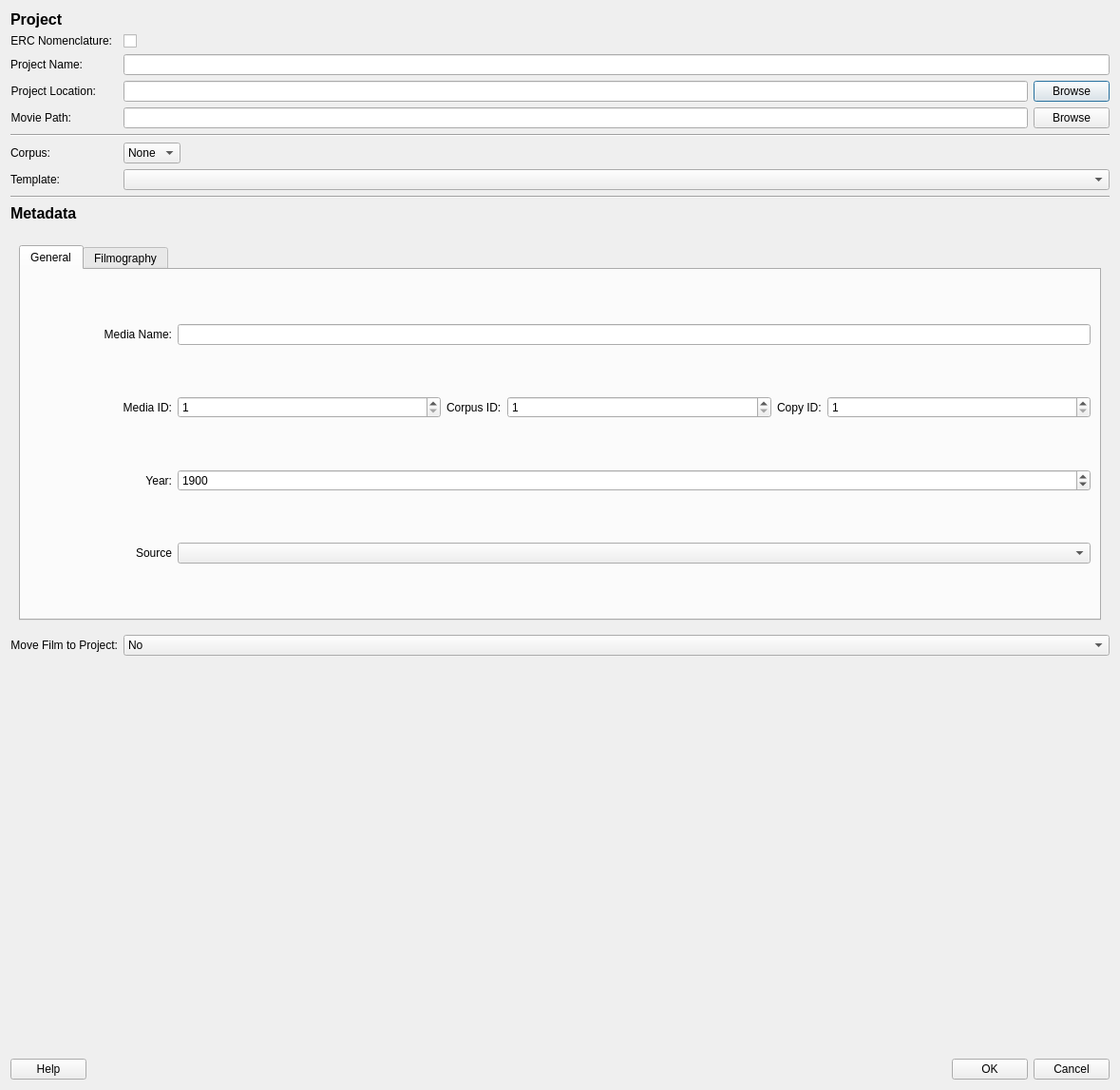
<?xml version="1.0" encoding="UTF-8"?>
<ui version="4.0">
 <class>Dialog</class>
 <widget class="QDialog" name="Dialog">
  <property name="geometry">
   <rect>
    <x>0</x>
    <y>0</y>
    <width>1179</width>
    <height>1147</height>
   </rect>
  </property>
  <property name="sizePolicy">
   <sizepolicy hsizetype="Preferred" vsizetype="Maximum">
    <horstretch>0</horstretch>
    <verstretch>0</verstretch>
   </sizepolicy>
  </property>
  <property name="windowTitle">
   <string>New Project Dialog</string>
  </property>
  <layout class="QFormLayout" name="formLayout_2">
   <property name="fieldGrowthPolicy">
    <enum>QFormLayout::ExpandingFieldsGrow</enum>
   </property>
   <item row="0" column="0" colspan="2">
    <widget class="QLabel" name="label_5">
     <property name="text">
      <string>&lt;html&gt;&lt;head/&gt;&lt;body&gt;&lt;p&gt;&lt;span style=&quot; font-size:12pt; font-weight:600;&quot;&gt;Project&lt;/span&gt;&lt;/p&gt;&lt;/body&gt;&lt;/html&gt;</string>
     </property>
    </widget>
   </item>
   <item row="1" column="0">
    <widget class="QLabel" name="label_7">
     <property name="sizePolicy">
      <sizepolicy hsizetype="Preferred" vsizetype="Preferred">
       <horstretch>0</horstretch>
       <verstretch>0</verstretch>
      </sizepolicy>
     </property>
     <property name="minimumSize">
      <size>
       <width>0</width>
       <height>0</height>
      </size>
     </property>
     <property name="maximumSize">
      <size>
       <width>16777215</width>
       <height>16777215</height>
      </size>
     </property>
     <property name="autoFillBackground">
      <bool>false</bool>
     </property>
     <property name="text">
      <string>&lt;html&gt;&lt;head/&gt;&lt;body&gt;&lt;p align=&quot;right&quot;&gt;ERC Nomenclature:&lt;/p&gt;&lt;/body&gt;&lt;/html&gt;</string>
     </property>
     <property name="scaledContents">
      <bool>false</bool>
     </property>
     <property name="alignment">
      <set>Qt::AlignRight|Qt::AlignTrailing|Qt::AlignVCenter</set>
     </property>
    </widget>
   </item>
   <item row="1" column="1">
    <widget class="QCheckBox" name="cB_AutomaticNaming">
     <property name="sizePolicy">
      <sizepolicy hsizetype="Preferred" vsizetype="Preferred">
       <horstretch>0</horstretch>
       <verstretch>0</verstretch>
      </sizepolicy>
     </property>
     <property name="text">
      <string/>
     </property>
    </widget>
   </item>
   <item row="2" column="0">
    <widget class="QLabel" name="projectNameLabel">
     <property name="sizePolicy">
      <sizepolicy hsizetype="Expanding" vsizetype="Preferred">
       <horstretch>0</horstretch>
       <verstretch>0</verstretch>
      </sizepolicy>
     </property>
     <property name="minimumSize">
      <size>
       <width>0</width>
       <height>0</height>
      </size>
     </property>
     <property name="maximumSize">
      <size>
       <width>16777215</width>
       <height>16777215</height>
      </size>
     </property>
     <property name="autoFillBackground">
      <bool>false</bool>
     </property>
     <property name="text">
      <string>&lt;html&gt;&lt;head/&gt;&lt;body&gt;&lt;p&gt;Project Name:&lt;/p&gt;&lt;/body&gt;&lt;/html&gt;</string>
     </property>
     <property name="scaledContents">
      <bool>false</bool>
     </property>
     <property name="alignment">
      <set>Qt::AlignRight|Qt::AlignTrailing|Qt::AlignVCenter</set>
     </property>
    </widget>
   </item>
   <item row="2" column="1">
    <widget class="QLineEdit" name="lineEdit_ProjectName"/>
   </item>
   <item row="3" column="0">
    <widget class="QLabel" name="projectPathLabel">
     <property name="sizePolicy">
      <sizepolicy hsizetype="Preferred" vsizetype="Preferred">
       <horstretch>0</horstretch>
       <verstretch>0</verstretch>
      </sizepolicy>
     </property>
     <property name="minimumSize">
      <size>
       <width>0</width>
       <height>0</height>
      </size>
     </property>
     <property name="maximumSize">
      <size>
       <width>16777215</width>
       <height>16777215</height>
      </size>
     </property>
     <property name="autoFillBackground">
      <bool>false</bool>
     </property>
     <property name="text">
      <string>&lt;html&gt;&lt;head/&gt;&lt;body&gt;&lt;p&gt;Project Location:&lt;/p&gt;&lt;/body&gt;&lt;/html&gt;</string>
     </property>
     <property name="scaledContents">
      <bool>false</bool>
     </property>
     <property name="alignment">
      <set>Qt::AlignRight|Qt::AlignTrailing|Qt::AlignVCenter</set>
     </property>
    </widget>
   </item>
   <item row="3" column="1">
    <layout class="QHBoxLayout" name="horizontalLayout_2">
     <item>
      <widget class="QLineEdit" name="lineEdit_ProjectPath"/>
     </item>
     <item>
      <widget class="QPushButton" name="btn_BrowseProject">
       <property name="text">
        <string>Browse</string>
       </property>
      </widget>
     </item>
    </layout>
   </item>
   <item row="4" column="0">
    <widget class="QLabel" name="moviePathLabel">
     <property name="sizePolicy">
      <sizepolicy hsizetype="Preferred" vsizetype="Preferred">
       <horstretch>0</horstretch>
       <verstretch>0</verstretch>
      </sizepolicy>
     </property>
     <property name="minimumSize">
      <size>
       <width>0</width>
       <height>0</height>
      </size>
     </property>
     <property name="maximumSize">
      <size>
       <width>16777215</width>
       <height>16777215</height>
      </size>
     </property>
     <property name="autoFillBackground">
      <bool>false</bool>
     </property>
     <property name="text">
      <string>&lt;html&gt;&lt;head/&gt;&lt;body&gt;&lt;p&gt;Movie Path:&lt;/p&gt;&lt;/body&gt;&lt;/html&gt;</string>
     </property>
     <property name="scaledContents">
      <bool>false</bool>
     </property>
     <property name="alignment">
      <set>Qt::AlignRight|Qt::AlignTrailing|Qt::AlignVCenter</set>
     </property>
    </widget>
   </item>
   <item row="4" column="1">
    <layout class="QHBoxLayout" name="horizontalLayout_3">
     <item>
      <widget class="QLineEdit" name="lineEdit_MoviePath"/>
     </item>
     <item>
      <widget class="QPushButton" name="btn_BrowseMovie">
       <property name="text">
        <string>Browse</string>
       </property>
      </widget>
     </item>
    </layout>
   </item>
   <item row="5" column="0" colspan="2">
    <widget class="Line" name="line">
     <property name="orientation">
      <enum>Qt::Horizontal</enum>
     </property>
    </widget>
   </item>
   <item row="6" column="0">
    <widget class="QLabel" name="label_11">
     <property name="sizePolicy">
      <sizepolicy hsizetype="Preferred" vsizetype="Preferred">
       <horstretch>0</horstretch>
       <verstretch>0</verstretch>
      </sizepolicy>
     </property>
     <property name="minimumSize">
      <size>
       <width>0</width>
       <height>0</height>
      </size>
     </property>
     <property name="maximumSize">
      <size>
       <width>16777215</width>
       <height>16777215</height>
      </size>
     </property>
     <property name="text">
      <string>Corpus:</string>
     </property>
     <property name="alignment">
      <set>Qt::AlignRight|Qt::AlignTrailing|Qt::AlignVCenter</set>
     </property>
    </widget>
   </item>
   <item row="6" column="1">
    <widget class="QComboBox" name="comboBoxCorpus">
     <item>
      <property name="text">
       <string>None</string>
      </property>
     </item>
    </widget>
   </item>
   <item row="7" column="0">
    <widget class="QLabel" name="templateLabel">
     <property name="sizePolicy">
      <sizepolicy hsizetype="Preferred" vsizetype="Preferred">
       <horstretch>0</horstretch>
       <verstretch>0</verstretch>
      </sizepolicy>
     </property>
     <property name="minimumSize">
      <size>
       <width>0</width>
       <height>0</height>
      </size>
     </property>
     <property name="maximumSize">
      <size>
       <width>16777215</width>
       <height>16777215</height>
      </size>
     </property>
     <property name="text">
      <string>Template:</string>
     </property>
     <property name="alignment">
      <set>Qt::AlignRight|Qt::AlignTrailing|Qt::AlignVCenter</set>
     </property>
    </widget>
   </item>
   <item row="7" column="1">
    <widget class="QComboBox" name="comboBox_Template">
     <property name="sizePolicy">
      <sizepolicy hsizetype="Expanding" vsizetype="Fixed">
       <horstretch>0</horstretch>
       <verstretch>0</verstretch>
      </sizepolicy>
     </property>
    </widget>
   </item>
   <item row="9" column="0" colspan="2">
    <widget class="QLabel" name="label_6">
     <property name="text">
      <string>&lt;html&gt;&lt;head/&gt;&lt;body&gt;&lt;p&gt;&lt;span style=&quot; font-size:12pt; font-weight:600;&quot;&gt;Metadata&lt;/span&gt;&lt;/p&gt;&lt;/body&gt;&lt;/html&gt;</string>
     </property>
    </widget>
   </item>
   <item row="10" column="0">
    <widget class="Line" name="line_2">
     <property name="orientation">
      <enum>Qt::Horizontal</enum>
     </property>
    </widget>
   </item>
   <item row="12" column="0" colspan="2">
    <widget class="QFrame" name="frame">
     <property name="sizePolicy">
      <sizepolicy hsizetype="Preferred" vsizetype="Preferred">
       <horstretch>0</horstretch>
       <verstretch>0</verstretch>
      </sizepolicy>
     </property>
     <property name="frameShape">
      <enum>QFrame::NoFrame</enum>
     </property>
     <property name="frameShadow">
      <enum>QFrame::Plain</enum>
     </property>
     <layout class="QGridLayout" name="gridLayout">
      <item row="0" column="0">
       <layout class="QVBoxLayout" name="verticalLayout_5">
        <item>
         <widget class="QTabWidget" name="tabWidget">
          <property name="currentIndex">
           <number>0</number>
          </property>
          <widget class="QWidget" name="tab">
           <attribute name="title">
            <string>General</string>
           </attribute>
           <layout class="QVBoxLayout" name="verticalLayout_7">
            <item>
             <layout class="QHBoxLayout" name="horizontalLayout_6">
              <item>
               <widget class="QLabel" name="label">
                <property name="sizePolicy">
                 <sizepolicy hsizetype="Fixed" vsizetype="Preferred">
                  <horstretch>0</horstretch>
                  <verstretch>0</verstretch>
                 </sizepolicy>
                </property>
                <property name="minimumSize">
                 <size>
                  <width>150</width>
                  <height>0</height>
                 </size>
                </property>
                <property name="maximumSize">
                 <size>
                  <width>300</width>
                  <height>16777215</height>
                 </size>
                </property>
                <property name="text">
                 <string>Media Name:</string>
                </property>
                <property name="alignment">
                 <set>Qt::AlignRight|Qt::AlignTrailing|Qt::AlignVCenter</set>
                </property>
               </widget>
              </item>
              <item>
               <widget class="QLineEdit" name="lineEdit_Name"/>
              </item>
             </layout>
            </item>
            <item>
             <layout class="QHBoxLayout" name="horizontalLayout_7">
              <item>
               <widget class="QLabel" name="label_2">
                <property name="sizePolicy">
                 <sizepolicy hsizetype="Fixed" vsizetype="Preferred">
                  <horstretch>0</horstretch>
                  <verstretch>0</verstretch>
                 </sizepolicy>
                </property>
                <property name="minimumSize">
                 <size>
                  <width>150</width>
                  <height>0</height>
                 </size>
                </property>
                <property name="maximumSize">
                 <size>
                  <width>300</width>
                  <height>16777215</height>
                 </size>
                </property>
                <property name="text">
                 <string>Media ID:</string>
                </property>
                <property name="alignment">
                 <set>Qt::AlignRight|Qt::AlignTrailing|Qt::AlignVCenter</set>
                </property>
               </widget>
              </item>
              <item>
               <widget class="QSpinBox" name="spinBox_ID_0">
                <property name="sizePolicy">
                 <sizepolicy hsizetype="MinimumExpanding" vsizetype="Fixed">
                  <horstretch>0</horstretch>
                  <verstretch>0</verstretch>
                 </sizepolicy>
                </property>
                <property name="toolTip">
                 <string>The Medium's ID</string>
                </property>
                <property name="minimum">
                 <number>1</number>
                </property>
                <property name="maximum">
                 <number>99999</number>
                </property>
                <property name="value">
                 <number>1</number>
                </property>
               </widget>
              </item>
              <item>
               <widget class="QLabel" name="label_8">
                <property name="text">
                 <string>Corpus ID:</string>
                </property>
               </widget>
              </item>
              <item>
               <widget class="QSpinBox" name="spinBox_ID_1">
                <property name="sizePolicy">
                 <sizepolicy hsizetype="MinimumExpanding" vsizetype="Fixed">
                  <horstretch>0</horstretch>
                  <verstretch>0</verstretch>
                 </sizepolicy>
                </property>
                <property name="toolTip">
                 <string>The Manifestation of the Medium (i.e. Director's Cut, A/B Negativ)</string>
                </property>
                <property name="minimum">
                 <number>1</number>
                </property>
                <property name="maximum">
                 <number>99999</number>
                </property>
               </widget>
              </item>
              <item>
               <widget class="QLabel" name="label_9">
                <property name="text">
                 <string>Copy ID:</string>
                </property>
               </widget>
              </item>
              <item>
               <widget class="QSpinBox" name="spinBox_ID_2">
                <property name="sizePolicy">
                 <sizepolicy hsizetype="MinimumExpanding" vsizetype="Fixed">
                  <horstretch>0</horstretch>
                  <verstretch>0</verstretch>
                 </sizepolicy>
                </property>
                <property name="toolTip">
                 <string>The Copy of the Media (i.e. DVD 1 of 2)</string>
                </property>
                <property name="minimum">
                 <number>1</number>
                </property>
                <property name="maximum">
                 <number>99999</number>
                </property>
               </widget>
              </item>
             </layout>
            </item>
            <item>
             <layout class="QHBoxLayout" name="horizontalLayout_8">
              <item>
               <widget class="QLabel" name="label_3">
                <property name="sizePolicy">
                 <sizepolicy hsizetype="Fixed" vsizetype="Preferred">
                  <horstretch>0</horstretch>
                  <verstretch>0</verstretch>
                 </sizepolicy>
                </property>
                <property name="minimumSize">
                 <size>
                  <width>150</width>
                  <height>0</height>
                 </size>
                </property>
                <property name="maximumSize">
                 <size>
                  <width>300</width>
                  <height>16777215</height>
                 </size>
                </property>
                <property name="text">
                 <string>Year:</string>
                </property>
                <property name="alignment">
                 <set>Qt::AlignRight|Qt::AlignTrailing|Qt::AlignVCenter</set>
                </property>
               </widget>
              </item>
              <item>
               <widget class="QSpinBox" name="spinBox_Year">
                <property name="sizePolicy">
                 <sizepolicy hsizetype="MinimumExpanding" vsizetype="Fixed">
                  <horstretch>0</horstretch>
                  <verstretch>0</verstretch>
                 </sizepolicy>
                </property>
                <property name="maximum">
                 <number>99999</number>
                </property>
                <property name="value">
                 <number>1900</number>
                </property>
               </widget>
              </item>
             </layout>
            </item>
            <item>
             <layout class="QHBoxLayout" name="horizontalLayout_9">
              <item>
               <widget class="QLabel" name="label_4">
                <property name="sizePolicy">
                 <sizepolicy hsizetype="Fixed" vsizetype="Preferred">
                  <horstretch>0</horstretch>
                  <verstretch>0</verstretch>
                 </sizepolicy>
                </property>
                <property name="minimumSize">
                 <size>
                  <width>150</width>
                  <height>0</height>
                 </size>
                </property>
                <property name="maximumSize">
                 <size>
                  <width>300</width>
                  <height>16777215</height>
                 </size>
                </property>
                <property name="text">
                 <string>Source</string>
                </property>
                <property name="alignment">
                 <set>Qt::AlignRight|Qt::AlignTrailing|Qt::AlignVCenter</set>
                </property>
               </widget>
              </item>
              <item>
               <widget class="QComboBox" name="comboBox_Source">
                <property name="sizePolicy">
                 <sizepolicy hsizetype="Expanding" vsizetype="Fixed">
                  <horstretch>0</horstretch>
                  <verstretch>0</verstretch>
                 </sizepolicy>
                </property>
               </widget>
              </item>
             </layout>
            </item>
           </layout>
          </widget>
          <widget class="QWidget" name="tab_filmography">
           <attribute name="title">
            <string>Filmography</string>
           </attribute>
          </widget>
         </widget>
        </item>
       </layout>
      </item>
     </layout>
    </widget>
   </item>
   <item row="13" column="0">
    <widget class="QLabel" name="label_10">
     <property name="minimumSize">
      <size>
       <width>0</width>
       <height>0</height>
      </size>
     </property>
     <property name="maximumSize">
      <size>
       <width>16777215</width>
       <height>16777215</height>
      </size>
     </property>
     <property name="text">
      <string>Move Film to Project:</string>
     </property>
     <property name="alignment">
      <set>Qt::AlignRight|Qt::AlignTrailing|Qt::AlignVCenter</set>
     </property>
    </widget>
   </item>
   <item row="13" column="1">
    <widget class="QComboBox" name="comboBox_Move">
     <property name="sizePolicy">
      <sizepolicy hsizetype="MinimumExpanding" vsizetype="Fixed">
       <horstretch>0</horstretch>
       <verstretch>0</verstretch>
      </sizepolicy>
     </property>
     <property name="currentText">
      <string>No</string>
     </property>
     <item>
      <property name="text">
       <string>No</string>
      </property>
     </item>
     <item>
      <property name="text">
       <string>Copy</string>
      </property>
     </item>
     <item>
      <property name="text">
       <string>Move</string>
      </property>
     </item>
    </widget>
   </item>
   <item row="14" column="0" colspan="2">
    <spacer name="verticalSpacer">
     <property name="orientation">
      <enum>Qt::Vertical</enum>
     </property>
     <property name="sizeType">
      <enum>QSizePolicy::Expanding</enum>
     </property>
     <property name="sizeHint" stdset="0">
      <size>
       <width>20</width>
       <height>40</height>
      </size>
     </property>
    </spacer>
   </item>
   <item row="8" column="0" colspan="2">
    <widget class="Line" name="line_3">
     <property name="orientation">
      <enum>Qt::Horizontal</enum>
     </property>
    </widget>
   </item>
   <item row="17" column="0" colspan="2">
    <layout class="QHBoxLayout" name="horizontalLayout">
     <item>
      <widget class="QPushButton" name="btn_Help">
       <property name="minimumSize">
        <size>
         <width>50</width>
         <height>0</height>
        </size>
       </property>
       <property name="text">
        <string>Help</string>
       </property>
      </widget>
     </item>
     <item>
      <spacer name="horizontalSpacer">
       <property name="orientation">
        <enum>Qt::Horizontal</enum>
       </property>
       <property name="sizeHint" stdset="0">
        <size>
         <width>40</width>
         <height>20</height>
        </size>
       </property>
      </spacer>
     </item>
     <item>
      <widget class="QPushButton" name="btn_OK">
       <property name="minimumSize">
        <size>
         <width>50</width>
         <height>0</height>
        </size>
       </property>
       <property name="text">
        <string>OK</string>
       </property>
      </widget>
     </item>
     <item>
      <widget class="QPushButton" name="btn_Cancel">
       <property name="minimumSize">
        <size>
         <width>50</width>
         <height>0</height>
        </size>
       </property>
       <property name="text">
        <string>Cancel</string>
       </property>
      </widget>
     </item>
    </layout>
   </item>
  </layout>
 </widget>
 <resources/>
 <connections/>
</ui>
